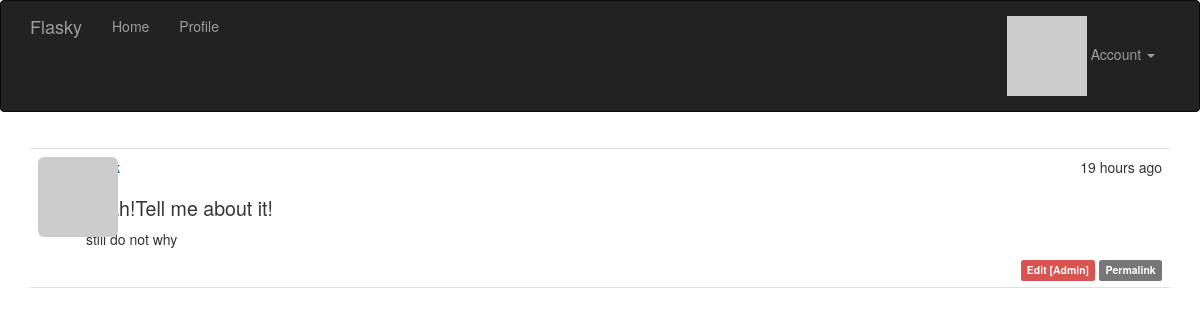
/post/110 (signed in), run on the app's committed database.
### app/models.py (models this page shows, shortened)
class Post(db.Model):#文章数据
    __tablename__ = 'posts'
    id = db.Column(db.Integer, primary_key=True)
    body = db.Column(db.Text)
    timestamp = db.Column(db.DateTime, index=True, default=datetime.utcnow)
    author_id = db.Column(db.Integer, db.ForeignKey('users.id'))
    body_html = db.Column(db.Text)#转换后的html缓存#Markdown源文本，用于编辑

### app/main/views.py (the view)
@main.route('/post/<int:id>')
def post(id):
    post = Post.query.get_or_404(id)
    return render_template('post.html', posts=[post])

### app/auth/views.py (called while the page is built)
@auth.before_app_request#调用视图函数前调用，拦截不必要的请求
def before_request():
    if current_user.is_authenticated:
        current_user.ping()#收到用户登录请求时刷新时间
        if not current_user.confirmed \
                and request.endpoint \
                and request.blueprint != 'auth' \
                and request.endpoint != 'static':
            return redirect(url_for('auth.unconfirmed'))

### app/main/__init__.py (called while the page is built)
@main.app_context_processor#全局作用，但是不知道作用是什么
def inject_permissions():
    return dict(Permission=Permission)

### app/models.py (called while the page is built)
@login_manager.user_loader#加载用户的回调函数
def load_user(user_id):
    return User.query.get(int(user_id))#接收以Unicode字符串形式表示的用户标识符，返回用户对象或者None

    def has_permission(self, perm):
        return self.permissions & perm == perm

    def can(self, perm):
        return self.role is not None and self.role.has_permission(perm)

    def is_administrator(self):
        return self.can(Permission.ADMIN)

    def ping(self):#用户一登录就会调用，更新时间
        self.last_seen = datetime.utcnow()
        db.session.add(self)

    def gravatar(self, size=100, default='monsterid', rating='g'):
        url = 'https://secure.gravatar.com/avatar'
        hash = hashlib.md5(self.email.lower().encode('utf-8')).hexdigest()#并不懂为什么要这么写？生成md5散列值？
        return '{url}/{hash}?s={size}&d={default}&r={rating}'.format(
            url=url, hash=hash, size=size, default=default, rating=rating)

### app/templates/post.html (shortened to what this page needs)
{% extends "base.html" %}
{% import "_macros.html" as macros %}
{% block page_content %}
{% include '_posts.html' %}
{% endblock %}

### app/templates/_posts.html
<ul class="posts">
    {% for post in posts %}
    <li class="post">
        <div class="post-thumbnail">
            <a href="{{ url_for('.user', username=post.author.username) }}">
                <img class="img-rounded profile-thumbnail" src="{{ post.author.gravatar(size=40) }}">
            </a>
        </div>
        <div class="post-content">
            <div class="post-date">{{ moment(post.timestamp).fromNow() }}</div>
            <div class="post-author"><a href="{{ url_for('.user', username=post.author.username) }}">{{ post.author.username }}</a></div>
            <div class="post-body">
                {% if post.body_html %}
                    {{ post.body_html | safe }}
                {% else %}
                    {{ post.body }}
                {% endif %}
            </div>
            <div class="post-footer">
                {% if current_user == post.author %}
                <a href="{{ url_for('.edit', id=post.id) }}">
                    <span class="label label-primary">Edit</span>
                </a>
                {% elif current_user.is_administrator() %}
                <a href="{{ url_for('.edit', id=post.id) }}">
                    <span class="label label-danger">Edit [Admin]</span>
                </a>
                {% endif %}
                <a href="{{ url_for('.post', id=post.id) }}">
                    <span class="label label-default">Permalink</span>
                </a>
            </div>
        </div>
    </li>
    {% endfor %}
</ul>

### app/static/styles.css (style rules this page uses)
.profile-thumbnail { position: absolute; }
ul.posts { list-style-type: none; padding: 0px; margin: 16px 0px 0px 0px; border-top: 1px solid #e0e0e0; }
ul.posts li.post { padding: 8px; border-bottom: 1px solid #e0e0e0; }
div.post-date { float: right; }
div.post-author { font-weight: bold; }
div.post-thumbnail { position: absolute; }
div.post-content { margin-left: 48px; min-height: 48px; }
div.post-footer { text-align: right; }
.post-body h1 { font-size: 140%; }

### data on the page
Post: timestamp "19 hours ago", body_html "Yeah!Tell me about it! still do not why"
